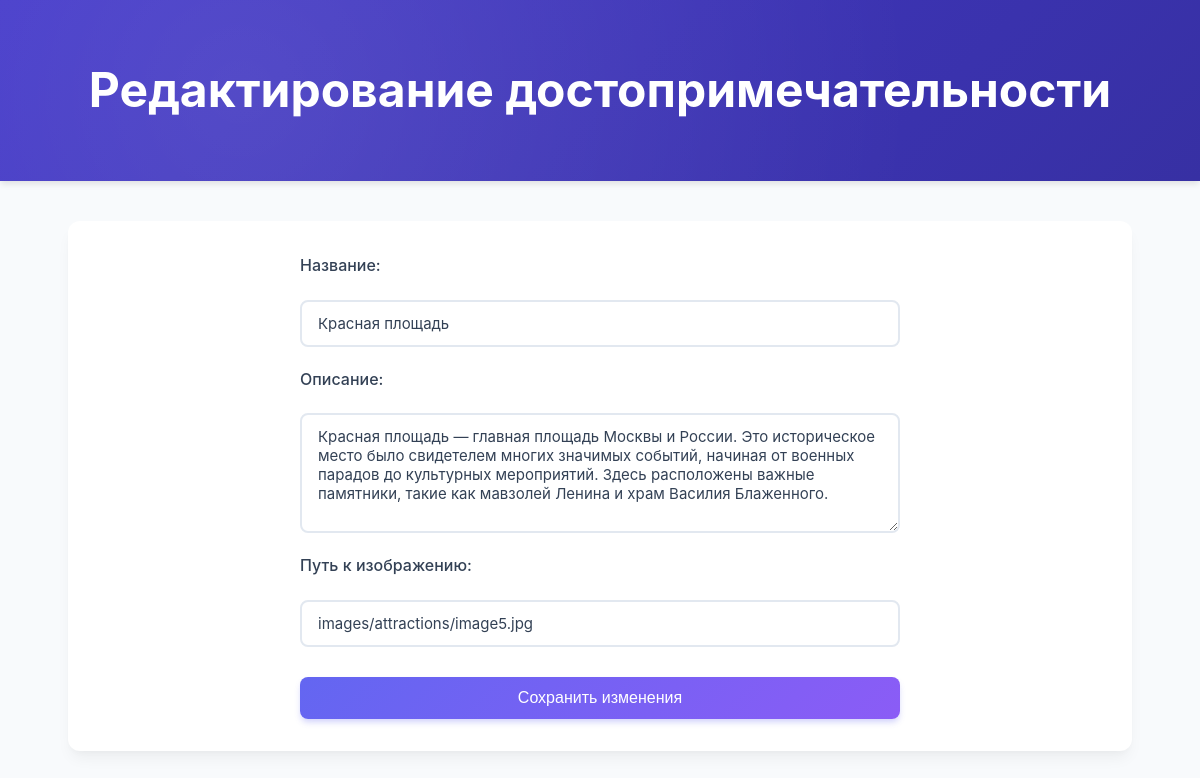
The app's page /edit_attraction.php?id=5 (signed in) with its own data.
### tables this page shows
CREATE TABLE attractions (
    id INTEGER PRIMARY KEY AUTOINCREMENT,
    name TEXT NOT NULL,
    description TEXT NOT NULL,
    image_path TEXT
);

### edit_attraction.php (the view, shortened to what this page needs)
<?php
include 'db.php';
$attraction_id = intval($_GET['id']);
$stmt = $db->prepare("SELECT * FROM attractions WHERE id = :id");
$stmt->bindValue(':id', $attraction_id, SQLITE3_INTEGER);
$attraction = $stmt->execute()->fetchArray(SQLITE3_ASSOC);
?>
<!DOCTYPE html>
<html lang="ru">
<head>
    <link rel="stylesheet" href="styles.css">
</head>
<body>
<div class="header">
    <h1>Редактирование достопримечательности</h1>
</div>
<div class="content">
    <form method="POST">
        <label>Название:</label>
        <input type="text" name="name" value="<?= htmlspecialchars($attraction['name']) ?>" required>
        <label>Описание:</label>
        <textarea name="description" required><?= htmlspecialchars($attraction['description']) ?></textarea>
        <label>Путь к изображению:</label>
        <input type="text" name="image_path" value="<?= htmlspecialchars($attraction['image_path']) ?>">
        <button type="submit">Сохранить изменения</button>
    </form>
</div>
</body>
</html>

### styles.css (style rules this page uses)
body { font-family: 'Inter', -apple-system, BlinkMacSystemFont, 'Segoe UI', Roboto, Oxygen, Ubuntu, Cantarell, sans-serif; margin: 0; padding: 0; background-color: #f8fafc; color: #1e293b; line-height: 1.6; }
.header { background: linear-gradient(135deg, #4338ca 0%, #3730a3 100%); color: white; padding: 20px; text-align: center; font-size: 24px; font-weight: 700; box-shadow: 0 4px 6px -1px rgba(0, 0, 0, 0.1); position: relative; overflow: hidden; }
.header::after { content: ''; position: absolute; top: 0; left: 0; right: 0; bottom: 0; background: radial-gradient(circle at 20% 50%, rgba(255,255,255,0.1) 0%, transparent 70%); }
.content { max-width: 1000px; margin: 40px auto; padding: 32px; background: white; border-radius: 12px; box-shadow: 0 10px 15px -3px rgba(0, 0, 0, 0.05), 0 4px 6px -2px rgba(0, 0, 0, 0.025); }
button[type="submit"] { padding: 14px 20px; background: linear-gradient(135deg, #6366f1 0%, #8b5cf6 100%); color: white; border: none; border-radius: 8px; font-size: 1rem; font-weight: 600; cursor: pointer; transition: all 0.3s ease; margin-top: 10px; }
form { display: grid; gap: 20px; max-width: 600px; margin-top: 20px; }
label { font-weight: 600; color: #334155; font-size: 1rem; }
textarea { min-height: 120px; resize: vertical; }
form { max-width: 600px; margin: 0 auto; }
label { display: block; margin-bottom: 1px; font-weight: 500; color: #334155; }
button[type="submit"] { background: linear-gradient(135deg, #6366f1 0%, #8b5cf6 100%); color: white; padding: 12px 24px; border: none; border-radius: 8px; cursor: pointer; font-weight: 500; transition: all 0.3s ease; box-shadow: 0 4px 6px -1px rgba(99, 102, 241, 0.3); }
input:not([type="checkbox"], [type="radio"], [type="range"], [type="file"]), textarea, select { width: 100%; padding: 12px 16px; margin: 0px 0 0px; border: 2px solid #e2e8f0; border-radius: 8px; font-family: inherit; font-size: 15px; color: #334155; background-color: white; transition: all 0.3s ease; box-sizing: border-box; appearance: none; }

### records on screen
attractions: name "Красная площадь", description "Красная площадь — главная площадь Москвы и России. Это историческое место было свидетелем многих значимых событий, начиная от военных парадов до культурных мероприятий. Здесь расположены важные памятники, такие как мавзолей Ленина и храм Василия Блаженного.", image_path "images/attractions/image5.jpg"
